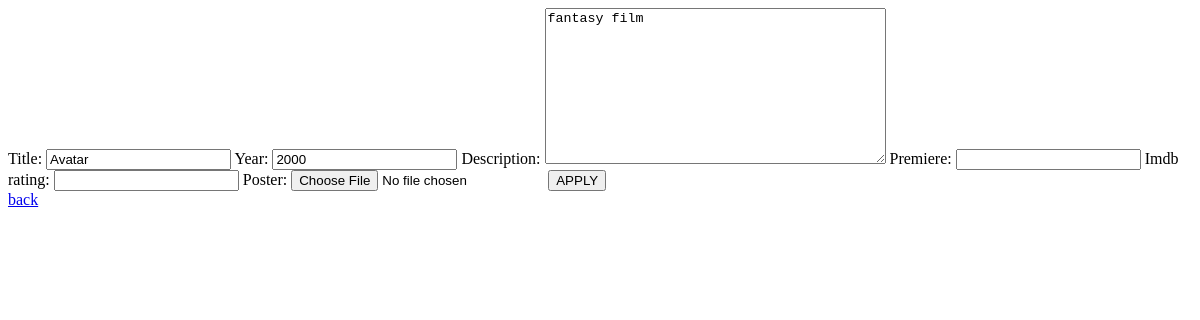
Page /app_films/edit/2/ on the earlier database version.
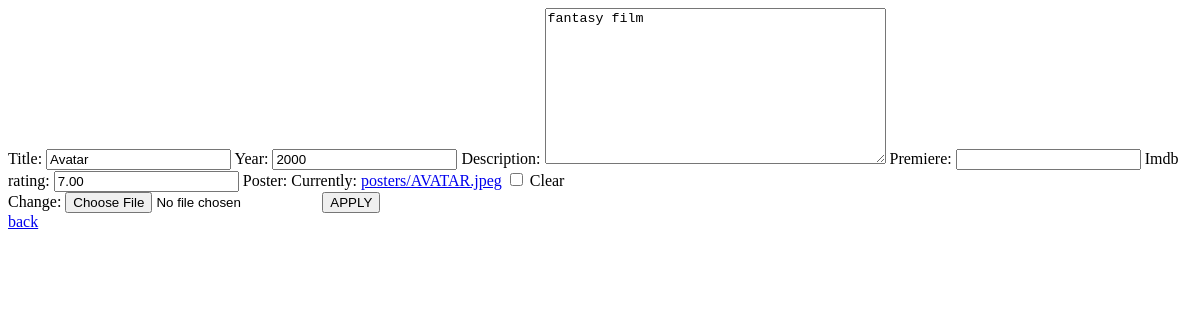
Same page on the later database version.
### app_films/models.py (models this page shows, shortened)
class Film(models.Model):
    title = models.CharField(max_length=64, blank=False)
    year = models.PositiveSmallIntegerField(default=2000)
    description = models.TextField(default="")
    premiere = models.DateField(null=True, blank=True)
    imdb_rating = models.DecimalField(max_digits=4, decimal_places=2, null=True, blank=True)
    poster = models.ImageField(upload_to="posters", null=True, blank=True)

### app_films/views.py (the view)
# urls.py: path('edit/<int:id>/', edit_film, name="edit"),
def edit_film(request, id):
    film = get_object_or_404(Film, pk=id)
    form = FilmForm(request.POST or None, request.FILES or None, instance=film)
    if form.is_valid():
        form.save()
        return redirect(all_films)
    return render(request, 'form_film.html', {'form': form})

### app_films/forms.py
class FilmForm(ModelForm):
    class Meta:
        model = Film
        fields =  ['title', 'year', 'description', 'premiere', 'imdb_rating', 'poster' ]

### templates/form_film.html (shortened to what this page needs)
{% extends 'main.html' %}
{% block website %}
    <form method="post" enctype="multipart/form-data">
        {{ form }}
        <button type="submit">APPLY</button>
    </form>
    <a href="{%url 'all' %}">back</a>
{% endblock %}

Differences in the rows shown:
changed Film "Avatar": imdb_rating (not shown) → "7.00"
Other differences:
form field form: (not shown) → "☐"
text no longer shown: "Title: Year: Description: Premiere: Imdb rating: Poster:"
text now shown: "Title: Year: Description: Premiere: Imdb rating: Poster: Currently: posters/AVATAR.jpeg Clear Change:"
